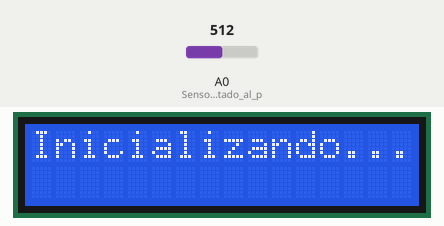
Bench run of a sketch on a simulated Arduino Uno, built with avr-gcc and run on an emulated ATmega328P. Shown: 16×2 character LCD. The inputs (shaded band) are chosen by the test bench; at power-on: A0 (Sensor_MQ2_conectado_al_p) = 512. WiFi joins after 1.5 s; servers stay silent unless stated; what the sketch prints to the serial monitor is not drawn.

Above: at 0.1 s.
At 2.8 s:
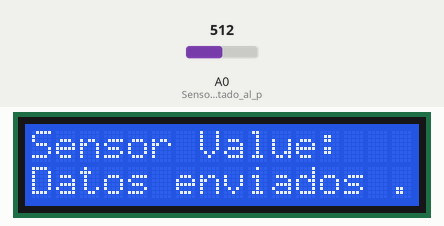
At 8.89 s:
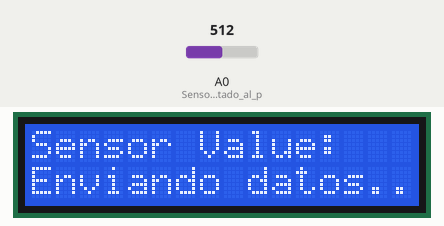

Measured:
- what the display in image 1 shows lasts 6.0 s, from 2.8 s to 8.8 s

The sketch:

Humo.ino
```cpp
#include <SPI.h>
#include <Ethernet.h>
#include <LiquidCrystal.h>

// Dirección MAC para el shield Ethernet
byte mac[] = {0xDE, 0xAD, 0xBE, 0xEF, 0xFF, 0xEE};

// Dirección IP del servidor
IPAddress server(192, 168, 0, 4); // Dirección IP del servidor

EthernetClient client;

// Inicializa la pantalla LCD con los números de los pines a los que están conectados
LiquidCrystal lcd(12, 11, 5, 4, 3, 2);

void setup() {
  Serial.begin(9600);

  // Configura la pantalla LCD con 16 columnas y 2 filas
  lcd.begin(16, 2);

  // Muestra un mensaje inicial en la pantalla LCD
  lcd.print("Inicializando...");

  // Inicializa la conexión Ethernet con DHCP
  if (Ethernet.begin(mac) == 0) {
    Serial.println("Failed to configure Ethernet using DHCP");
    lcd.clear();
    lcd.print("Error Ethernet");
    while (true);
  }
  delay(1000);

  // Imprime la dirección IP asignada al Arduino en la pantalla LCD
  lcd.clear();
  lcd.print("IP: ");
  lcd.print(Ethernet.localIP());

  pinMode(A0, INPUT); // Sensor MQ2 conectado al pin analógico A0
}

void loop() {
  int sensorValue = analogRead(A0); // Lee el valor del sensor MQ2 desde la salida analógica
  Serial.print("Valor del Sensor: ");
  Serial.println(sensorValue);

  // Muestra el valor del sensor en la pantalla LCD
  lcd.clear();
  lcd.setCursor(0, 0);
  lcd.print("Sensor Value:");
  lcd.setCursor(0, 1);
  lcd.print(sensorValue);

  // Muestra el mensaje "Enviando datos..." en la pantalla LCD
  lcd.setCursor(0, 1);
  lcd.print("Enviando datos...");

  // Intenta conectarse al servidor
  if (client.connect(server, 8000)) { // Puerto donde se ejecuta el servidor Flask
    Serial.println("Conexión al servidor exitosa");
    client.print("GET /saveData?value=");
    client.print(sensorValue); // Enviar el valor del sensor al servidor
    client.println(" HTTP/1.1");
    client.print("Host: ");
    client.println(server); // Añade la dirección IP del servidor en la cabecera Host
    client.println("Connection: close");
    client.println();
    client.stop();
    // Muestra el mensaje de éxito en la pantalla LCD
    lcd.setCursor(0, 1);
    lcd.print("Datos enviados ");
  } else {
    Serial.println("Error de conexión");
    // Muestra un mensaje de error en la pantalla LCD
    lcd.clear();
    lcd.print("Error Conexion");
  }

  delay(6000); // Espera 6 segundos antes de enviar el siguiente dato
}
```
